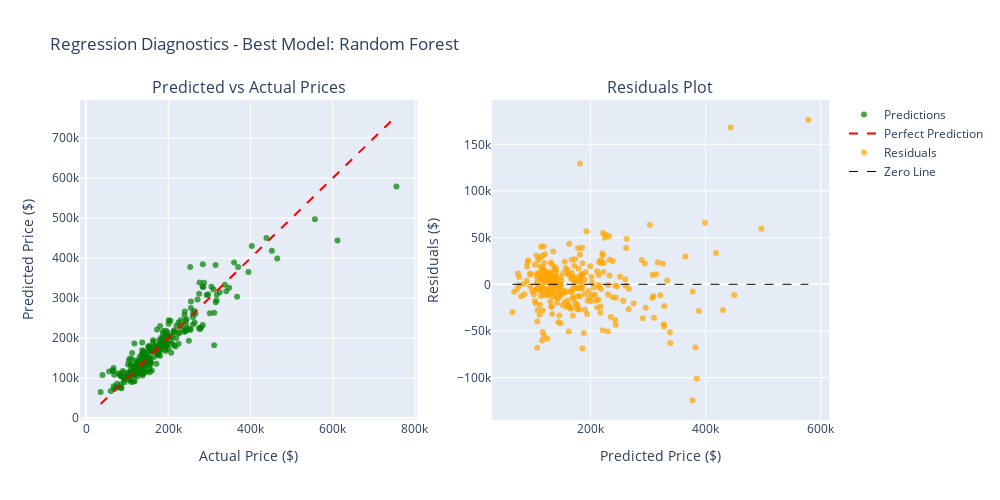

Notebook cell for this chart:
### Markdown cell above
## Best Model Visualisation

### Code cell
# Get best model and predictions
best_model = model_results[best_model_name]['model']
y_pred_best = model_results[best_model_name]['y_test_pred']

# Create subplot layout
fig = make_subplots(
    rows=1, cols=2,
    subplot_titles=[
        'Predicted vs Actual Prices',
        'Residuals Plot'
    ]
)

# Predicted vs Actual
fig.add_trace(
    go.Scatter(
        x=y_test,
        y=y_pred_best,
        mode='markers',
        name='Predictions',
        marker=dict(color='green', size=6, opacity=0.7)
    ),
    row=1, col=1
)

# Perfect prediction line
min_val = min(y_test.min(), y_pred_best.min())
max_val = max(y_test.max(), y_pred_best.max())
fig.add_trace(
    go.Scatter(
        x=[min_val, max_val],
        y=[min_val, max_val],
        mode='lines',
        name='Perfect Prediction',
        line=dict(color='red', dash='dash', width=2)
    ),
    row=1, col=1
)

# Residuals plot
residuals = y_test - y_pred_best
fig.add_trace(
    go.Scatter(
        x=y_pred_best,
        y=residuals,
        mode='markers',
        name='Residuals',
        marker=dict(color='orange', size=6, opacity=0.7)
    ),
    row=1, col=2
)

# Zero line for residuals
fig.add_trace(
    go.Scatter(
        x=[y_pred_best.min(), y_pred_best.max()],
        y=[0, 0],
        mode='lines',
        name='Zero Line',
        line=dict(color='black', dash='dash', width=1)
    ),
    row=1, col=2
)

# Update layout
fig.update_layout(
    height=500,
    width=1000,
    title_text=f"Regression Diagnostics - Best Model: {best_model_name}",
    showlegend=True
)

# Axis labels
fig.update_xaxes(title_text="Actual Price ($)", row=1, col=1)
fig.update_yaxes(title_text="Predicted Price ($)", row=1, col=1)
fig.update_xaxes(title_text="Predicted Price ($)", row=1, col=2)
fig.update_yaxes(title_text="Residuals ($)", row=1, col=2)

fig.show()

### Figure 1 — Plotly figure (JSON) as saved in the notebook; plotly's stock layout.template omitted (floating-point values rounded to 4 significant figures; data arrays with more than 128 entries replaced by an {"elided": "..."} marker saying what was removed)
{"data": [{"marker": {"color": "green", "opacity": 0.7, "size": 6}, "mode": "markers", "name": "Predictions", "type": "scatter", "x": {"elided": "292 int values"}, "xaxis": "x", "y": {"elided": "292 float values"}, "yaxis": "y"}, {"line": {"color": "red", "dash": "dash", "width": 2}, "mode": "lines", "name": "Perfect Prediction", "type": "scatter", "x": [35311, 755000], "xaxis": "x", "y": [35311, 755000], "yaxis": "y"}, {"marker": {"color": "orange", "opacity": 0.7, "size": 6}, "mode": "markers", "name": "Residuals", "type": "scatter", "x": {"elided": "292 float values"}, "xaxis": "x2", "y": {"elided": "292 float values"}, "yaxis": "y2"}, {"line": {"color": "black", "dash": "dash", "width": 1}, "mode": "lines", "name": "Zero Line", "type": "scatter", "x": [65164, 578700.0], "xaxis": "x2", "y": [0, 0], "yaxis": "y2"}], "layout": {"annotations": [{"font": {"size": 16}, "showarrow": false, "text": "Predicted vs Actual Prices", "x": 0.225, "xanchor": "center", "xref": "paper", "y": 1, "yanchor": "bottom", "yref": "paper"}, {"font": {"size": 16}, "showarrow": false, "text": "Residuals Plot", "x": 0.775, "xanchor": "center", "xref": "paper", "y": 1, "yanchor": "bottom", "yref": "paper"}], "height": 500, "showlegend": true, "title": {"text": "Regression Diagnostics - Best Model: Random Forest"}, "width": 1000, "xaxis": {"anchor": "y", "autorange": true, "domain": [0, 0.45], "range": [-14910.0, 805200.0], "title": {"text": "Actual Price ($)"}, "type": "linear"}, "xaxis2": {"anchor": "y2", "autorange": true, "domain": [0.55, 1], "range": [29330.0, 614500.0], "title": {"text": "Predicted Price ($)"}, "type": "linear"}, "yaxis": {"anchor": "x", "autorange": true, "domain": [0, 1], "range": [-4672.0, 795000.0], "title": {"text": "Predicted Price ($)"}, "type": "linear"}, "yaxis2": {"anchor": "x2", "autorange": true, "domain": [0, 1], "range": [-145400.0, 197500.0], "title": {"text": "Residuals ($)"}, "type": "linear"}}}
